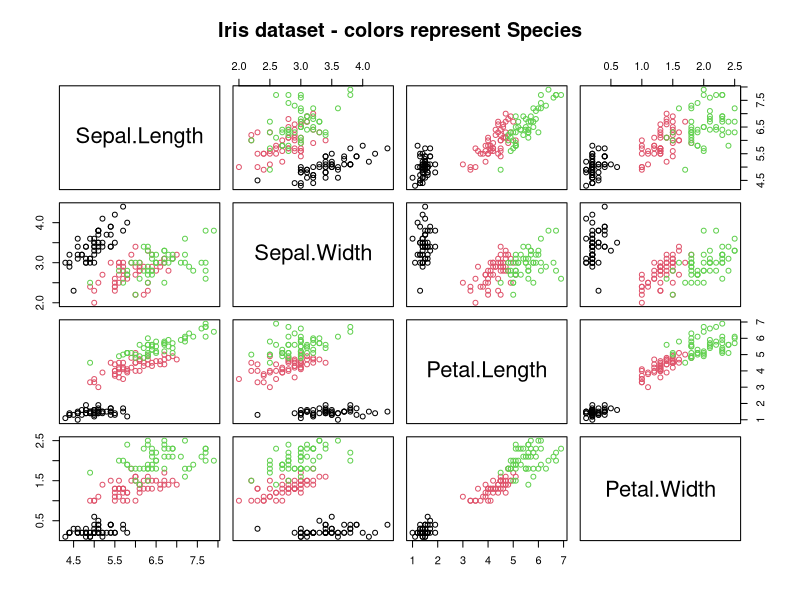
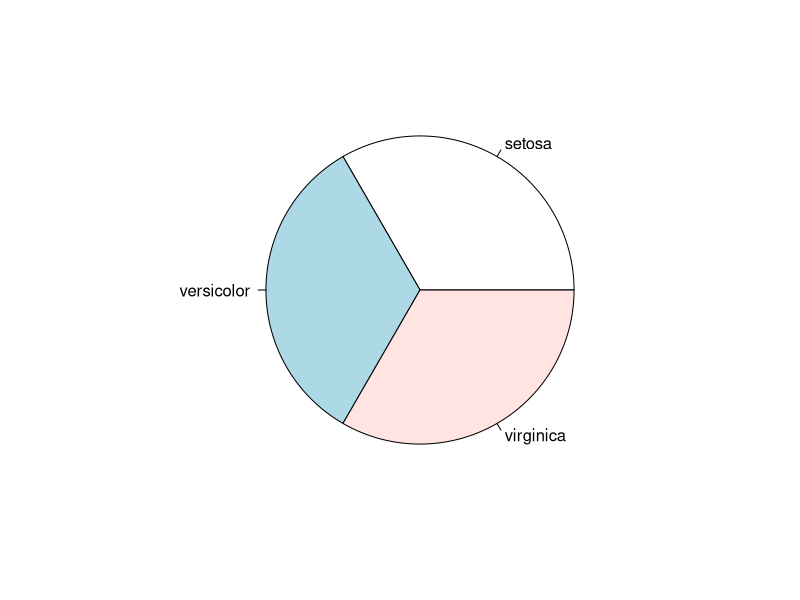
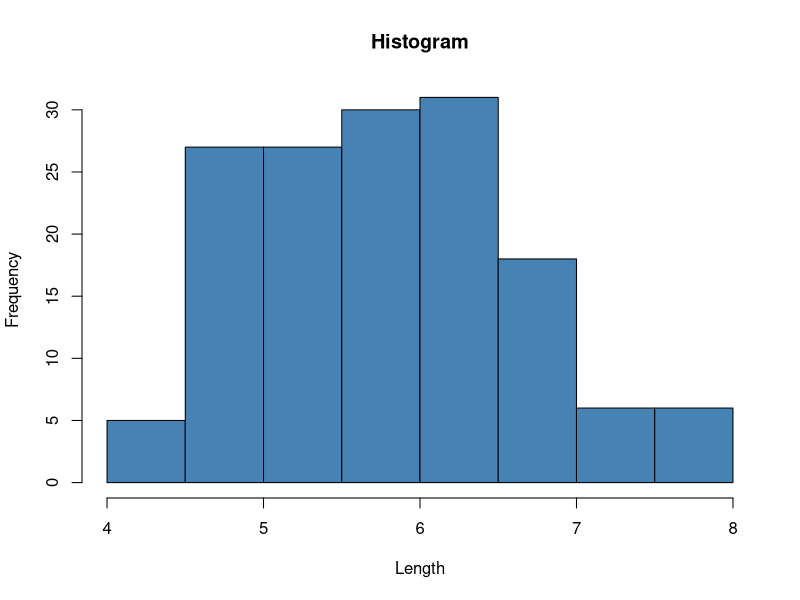
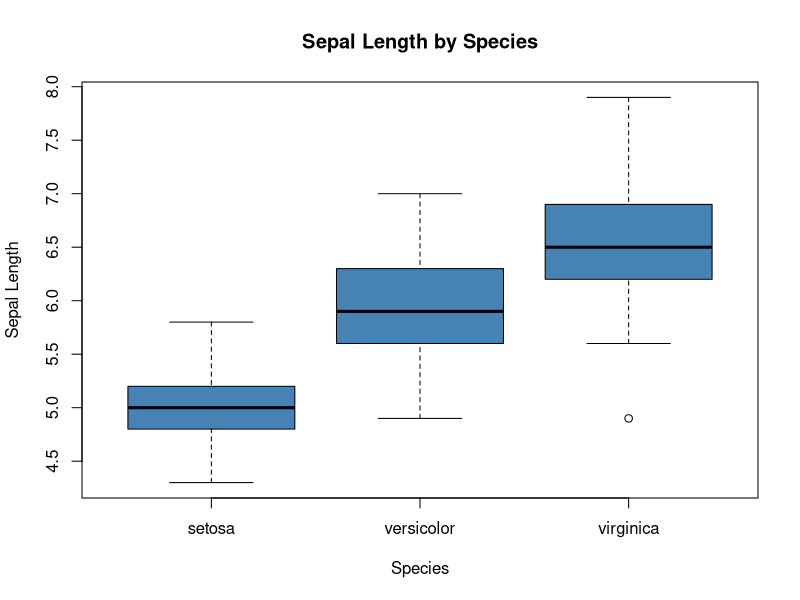

Generate these figures, in order, with R:
data("iris")
head(iris)
summary(iris)
plot(iris[,-5],col=factor(iris$Species), main="Iris dataset - colors represent Species")
species <- table(iris$Species)
pie(species)
hist(iris$Sepal.Length,
     col='steelblue',
     main='Histogram',
     xlab='Length',
     ylab='Frequency')
boxplot(Sepal.Length~Species,
        data=iris,
        main='Sepal Length by Species',
        xlab='Species',
        ylab='Sepal Length',
        col='steelblue',
        border='black')